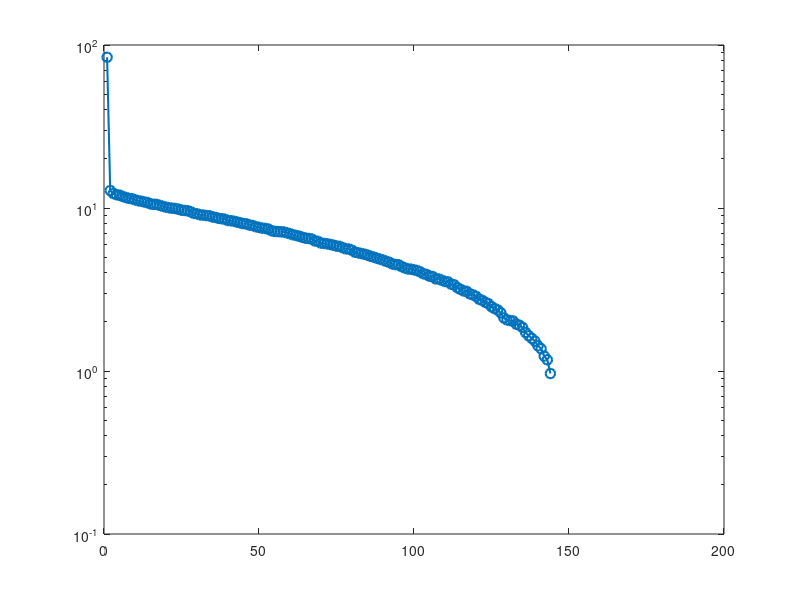

This chart was generated by the following MATLAB code:
% flags

n = 144;

% Austria
AUS_R = [ones(n/3,4/3*n); ones(n/3,4/3*n); ones(n/3,4/3*n)];
AUS_G = [zeros(n/3,4/3*n); ones(n/3,4/3*n); zeros(n/3,4/3*n)];
AUS_B = [zeros(n/3,4/3*n); ones(n/3,4/3*n); zeros(n/3,4/3*n)];
AUS   = cat(3,AUS_R,AUS_G,AUS_B);
imshow(AUS);

% en niveaux de gris
AUS2 = sum(AUS,3);
AUS2(AUS2==1) = 0;
AUS2(AUS2==3) = 1;

% Denmark
DEN_R = [ones(5/12*n,5/12*n), ones(5/12*n,2/12*n), ones(5/12*n,9/12*n);...
         ones(2/12*n,4/3*n);...
         ones(5/12*n,5/12*n), ones(5/12*n,2/12*n), ones(5/12*n,9/12*n)];
DEN_G = [zeros(5/12*n,5/12*n), ones(5/12*n,2/12*n), zeros(5/12*n,9/12*n);...
         ones(2/12*n,4/3*n);...
         zeros(5/12*n,5/12*n), ones(5/12*n,2/12*n), zeros(5/12*n,9/12*n)];
DEN_B = [zeros(5/12*n,5/12*n), ones(5/12*n,2/12*n), zeros(5/12*n,9/12*n);...
         ones(2/12*n,4/3*n);...
         zeros(5/12*n,5/12*n), ones(5/12*n,2/12*n), zeros(5/12*n,9/12*n)];
DEN   = cat(3,DEN_R,DEN_G,DEN_B);
imshow(DEN);

% en niveaux de gris
DEN2 = sum(DEN,3);
DEN2(DEN2==1) = 0;
DEN2(DEN2==3) = 1;

% Greece
GRE_R = [ [zeros(4/18*n,4/18*n), ones(4/18*n,2/18*n), zeros(4/18*n,4/18*n)], ...
          [zeros(2/18*n,14/18*n); ones(2/18*n,14/18*n)]; ...
          %
          ones(2/18*n,10/18*n), zeros(2/18*n,14/18*n);
          %
          [zeros(4/18*n,4/18*n), ones(4/18*n,2/18*n), zeros(4/18*n,4/18*n)], ...
          [ones(2/18*n,14/18*n); zeros(2/18*n,14/18*n)];
          %
          ones(2/18*n,4/3*n);...
          zeros(2/18*n,4/3*n);...
          ones(2/18*n,4/3*n);...
          zeros(2/18*n,4/3*n) ];

GRE_G = [ [zeros(4/18*n,4/18*n), ones(4/18*n,2/18*n), zeros(4/18*n,4/18*n)], ...
          [zeros(2/18*n,14/18*n); ones(2/18*n,14/18*n)]; ...
          %
          ones(2/18*n,10/18*n), zeros(2/18*n,14/18*n);
          %
          [zeros(4/18*n,4/18*n), ones(4/18*n,2/18*n), zeros(4/18*n,4/18*n)], ...
          [ones(2/18*n,14/18*n); zeros(2/18*n,14/18*n)];
          %
          ones(2/18*n,4/3*n);...
          zeros(2/18*n,4/3*n);...
          ones(2/18*n,4/3*n);...
          zeros(2/18*n,4/3*n) ];

GRE_B = [ [ones(4/18*n,4/18*n), ones(4/18*n,2/18*n), ones(4/18*n,4/18*n)], ...
          [ones(2/18*n,14/18*n); ones(2/18*n,14/18*n)]; ...
          %
          ones(2/18*n,10/18*n), ones(2/18*n,14/18*n);
          %
          [ones(4/18*n,4/18*n), ones(4/18*n,2/18*n), ones(4/18*n,4/18*n)], ...
          [ones(2/18*n,14/18*n); ones(2/18*n,14/18*n)];
          %
          ones(2/18*n,4/3*n);...
          ones(2/18*n,4/3*n);...
          ones(2/18*n,4/3*n);...
          ones(2/18*n,4/3*n) ];
GRE = cat(3,GRE_R,GRE_G,GRE_B);

% en niveaux de gris
GRE2 = sum(GRE,3);
GRE2(GRE2==1) = 0;
GRE2(GRE2==3) = 1;


% QR CODE
QR = randi(2,[144,4/3*144]) - 1;
semilogy(svd(double(QR)),'-o','markersize',7,'linewidth',1.5);
